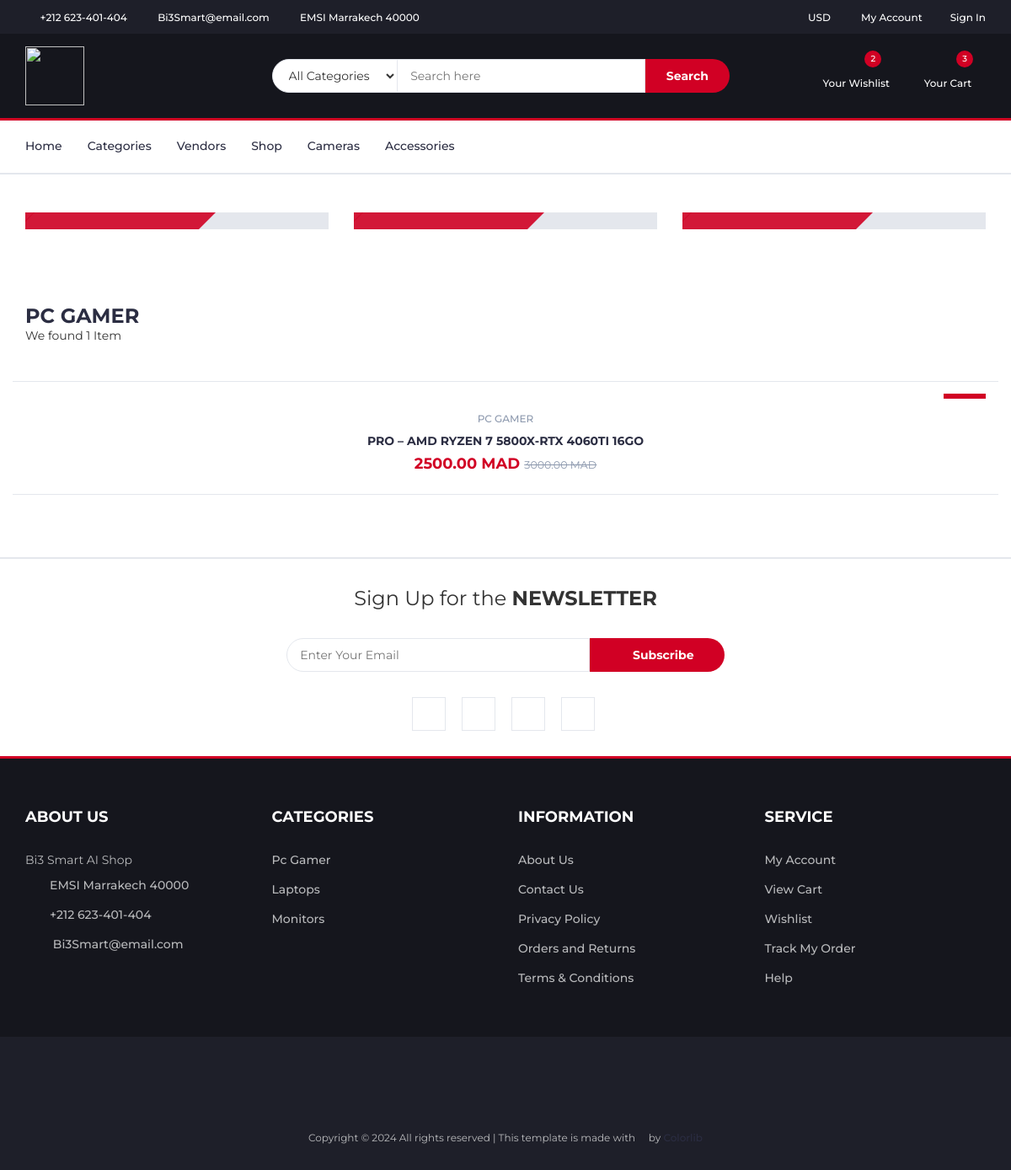
/category/catdda61ha5gp/, run on an earlier commit of the app's database.
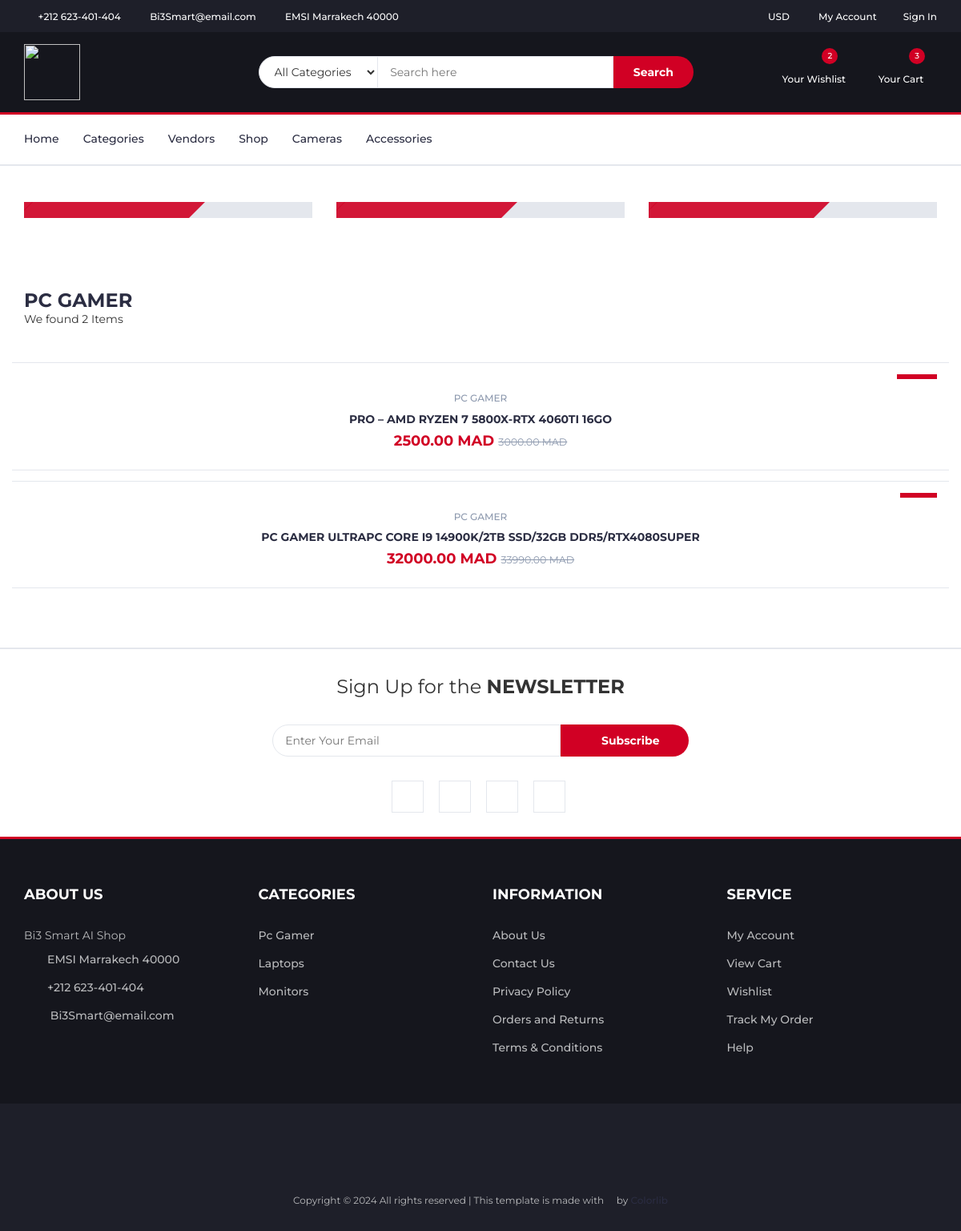
And on a later commit of the database.
### core/models.py (models this page shows, shortened)
class Category(models.Model):
    C_id= ShortUUIDField(unique=True, length=10, max_length=20,prefix="cat",alphabet="abcdefghijklmnop123456789")
    title = models.CharField(max_length=100,default="Title Category")
    image = models.ImageField(upload_to="category", default="category.jpg")
    class Meta:
        verbose_name_plural = "Categories"

class Product(models.Model):
    p_id= ShortUUIDField(unique=True, length=10, max_length=20,alphabet="abcdefghijklmnop123456789")
    title = models.CharField(max_length=100, default="Title Product")
    image = models.ImageField(upload_to=user_directory_path , default="product.jpg")
    description = models.TextField(null=True, blank=True , default="This is the product")
    price = models.DecimalField(max_digits=10,decimal_places=2,default="1.99")
    old_price = models.DecimalField(max_digits=10,decimal_places=2, default="2.99")
    specefications = models.TextField(null=True, blank=True)
    type = models.CharField(max_length=100, default="Electronics",null=True, blank=True)
    stock_count = models.CharField(max_length=100, default="10",null=True, blank=True)
    tags = TaggableManager(blank=True)
    product_status = models.CharField(choices=STATUS, max_length=10, default="in_review")
    status = models.BooleanField(default=True)
    in_stock  = models.BooleanField(default=True)
    featured  = models.BooleanField(default=False)
    digital  = models.BooleanField(default=False)
    user = models.ForeignKey(User, on_delete=models.SET_NULL, null=True)
    category = models.ForeignKey(Category, on_delete=models.SET_NULL, null=True,related_name="category")
    vendor = models.ForeignKey(Vendor, on_delete=models.SET_NULL, null=True , related_name="vendor")
    sku = ShortUUIDField(unique=True, length=4, max_length=20,prefix="sku",alphabet="123456789")
    date = models.DateTimeField(auto_now_add=True)
    updated = models.DateTimeField(null=True , blank=True)
    class Meta:
        verbose_name_plural = "Products"
    def get_precentage(self):
        new_price = (( self.old_price - self.price) / self.old_price)*100
        return new_price

### core/views.py (the view)
# urls.py: path("category/<C_id>/" , category_product_list_view , name="category_product_list"),
def category_product_list_view(request,C_id):
    category = Category.objects.get(C_id=C_id)
    products = Product.objects.filter(product_status="published" , category=category)
    context = {
        "category":category,
        "products":products,
    }
    return render(request,"core/category-product-list.html",context)

### core/context_processors.py (called while the page is built)
def default(request):
    categories = Category.objects.all()
    return {
        'categories' : categories,
    }

### templates/core/category-product-list.html (shortened to what this page needs)
{% extends 'partials/base.html'%}
{% load static %}
{% block content %}
  <div class="section">
    <div class="container">
      <div class="row">
        <div class="col-md-4 col-xs-6">
          <div class="shop">
            <div class="shop-img">
            </div>
            <div class="shop-body">
            </div>
          </div>
        </div>
        <div class="col-md-4 col-xs-6">
          <div class="shop">
            <div class="shop-img">
            </div>
            <div class="shop-body">
            </div>
          </div>
        </div>
        <div class="col-md-4 col-xs-6">
          <div class="shop">
            <div class="shop-img">
            </div>
            <div class="shop-body">
            </div>
          </div>
        </div>
      </div>
    </div>
  </div>
  <div class="section">
    <div class="container">
      <div class="row">
        <div class="col-md-12">
          <div class="section-title">
            <h3 class="title">{{category.title}}</h3>
            <p class="product-price">
                We found {{products.count}} Item{{products.count|pluralize:"s"}}
            </p>
          </div>
        </div>
        <div class="col-md-12">
          <div class="row">
            <div class="products-tabs">
              <div id="tab1" class="tab-pane active">
                <div class="products-slick" data-nav="#slick-nav-1">
                  {% for product in products%}
                  <div class="product">
                    <a href="{% url 'core:product_detail' product.p_id%}">
                    <div class="product-img">
                      <div class="product-label">
                        <span class="new">-{{product.get_precentage|floatformat:0}}%</span>
                      </div>
                    </div>
                    <div class="product-body">
                      <p class="product-category">{{category.title}}</p>
                      <h3 class="product-name">
                        <a href="{% url 'core:product_detail' product.p_id%}">{{product.title}}</a>
                      </h3>
                      <h4 class="product-price">
                        {{product.price}} MAD <del class="product-old-price">{{product.old_price}} MAD</del>
                      </h4>
                    </div>
                  </a>
                  </div>
                  {% endfor%}
                </div>
              </div>
            </div>
          </div>
        </div>
      </div>
    </div>
  </div>
{% endblock content %}

### templates/partials/base.html (shortened to what the changed rows need)
{% load static %}
<!DOCTYPE html>
<html lang="en">
  <head>
    <link type="text/css" rel="stylesheet" href="{% static "assets/css/bootstrap.min.css" %}" />
    <link type="text/css" rel="stylesheet" href="{% static "assets/css/slick.css" %}" />
    <link type="text/css" rel="stylesheet" href="{% static "assets/css/slick-theme.css" %}" />
    <link type="text/css" rel="stylesheet" href="{% static "assets/css/nouislider.min.css" %}" />
    <link rel="stylesheet" href="{% static "assets/css/font-awesome.min.css" %}" />
    <link type="text/css" rel="stylesheet" href="{% static "assets/css/style.css" %}" />
  </head>
  <body>
{% block content %}
{% endblock content %}
<footer id="footer">
    <div class="section">
      <div class="container">
        <div class="row">
          <div class="col-md-3 col-xs-6">
            <div class="footer">
              <ul class="footer-links">
                {% for category in categories%}
                  <li><a data-toggle="tab" href="{% url 'core:category_product_list' category.C_id %}">{{category.title}}</a></li>
                {%endfor%}
              </ul>
            </div>
          </div>
        </div>
      </div>
    </div>
  </footer>
</body>
</html>

What changed in the data, as far as the page shows it:
added Product: {{ category.title }} "PC GAMER", title "PC GAMER ULTRAPC CORE I9 14900K/2TB SSD/32GB DDR5/RTX4080SUPER", price "32000.00", old_price "33990.00"
Also different on the page:
{{ products.count }}: "1" → "2"
